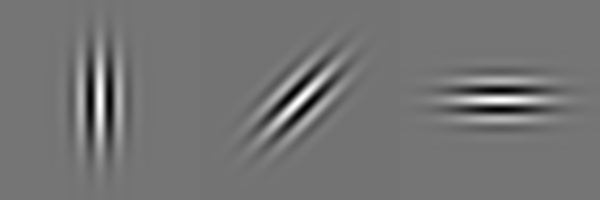
#> input picture merged_image2.jpg, 600 x 200 px
$ python mergeimage_col.py
#> lines starting #> are read from the running program, lines starting #| are printed output that depends on the picture
import cv2
import numpy as np

# 連結する画像ファイルのパスリスト
image_paths = ['merged_image2.jpg', 'merged_image3.jpg', 'merged_image2.jpg']

# 画像を読み込んでリストに保存
images = []
for path in image_paths:
    image = cv2.imread(path)
#> image is the input picture: shape (200, 600, 3); min 0, max 255, mean 116.2
    images.append(image)

# 画像のサイズを取得
width = images[0].shape[1]
#> width = 600
height = sum(image.shape[0] for image in images)
#> height = 600


# 連結された画像用のキャンバスを作成
canvas = np.zeros((height, width, 3), dtype=np.uint8)

# 画像をキャンバス上に連結
y = 0
for image in images:
    h = image.shape[0]
    canvas[y:y+h,: ,:] = image
    y += h
#> this loop made 3 passes
#> y on passes 1 to 3: 200, 400, 600
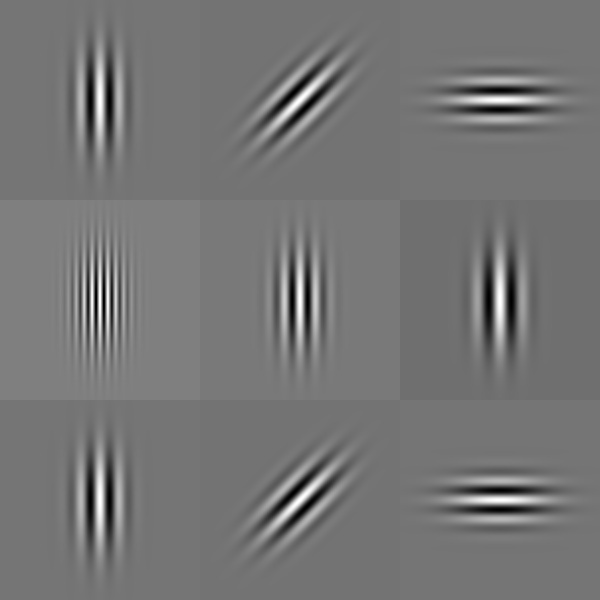
#> canvas: shape (600, 600, 3); min 0, max 255, mean 117.4
#> after the loop, y = 600

# 連結された画像を保存
cv2.imwrite('merged_imagecol.jpg', canvas)
